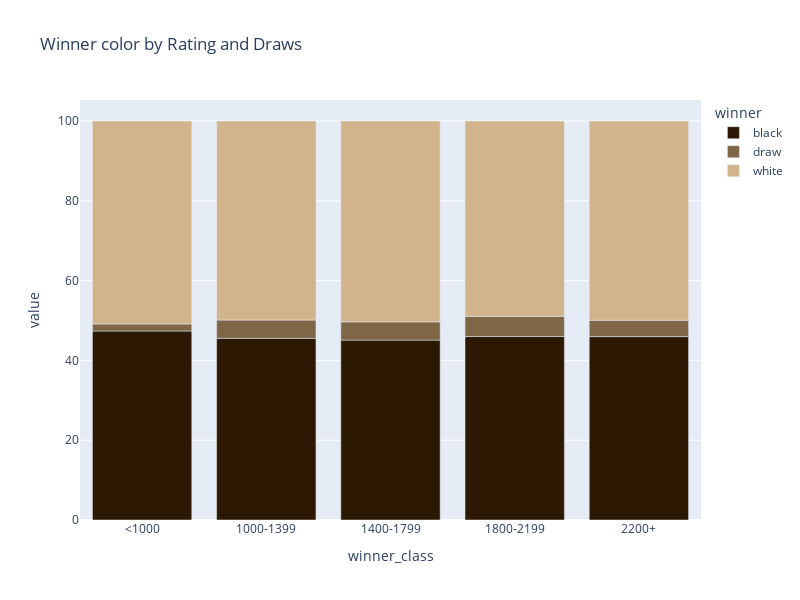

Notebook cell for this chart:
### Code cell
# tabela
win_rates_by_class = df.groupby('winner_class', observed=True)['winner'].value_counts(normalize=True).unstack()

# plotando gráfico
px.bar((win_rates_by_class*100).round(2),
       title='Winner color by Rating and Draws',
       width=800, height=600, 
       # cores
       color='winner', 
       color_discrete_sequence=[colorB, colorD, colorW])

### Figure 1 — Plotly figure (JSON) as saved in the notebook; plotly's stock layout.template omitted (floating-point values rounded to 4 significant figures)
{"data": [{"alignmentgroup": "True", "hovertemplate": "winner=black<br>winner_class=%{x}<br>value=%{y}<extra></extra>", "legendgroup": "black", "marker": {"color": "#2D1803", "pattern": {"shape": ""}}, "name": "black", "offsetgroup": "black", "orientation": "v", "showlegend": true, "textposition": "auto", "type": "bar", "x": ["<1000", "1000-1399", "1400-1799", "1800-2199", "2200+"], "xaxis": "x", "y": [47.37, 45.55, 45.09, 45.98, 45.96], "yaxis": "y"}, {"alignmentgroup": "True", "hovertemplate": "winner=draw<br>winner_class=%{x}<br>value=%{y}<extra></extra>", "legendgroup": "draw", "marker": {"color": "#7F6647", "pattern": {"shape": ""}}, "name": "draw", "offsetgroup": "draw", "orientation": "v", "showlegend": true, "textposition": "auto", "type": "bar", "x": ["<1000", "1000-1399", "1400-1799", "1800-2199", "2200+"], "xaxis": "x", "y": [1.75, 4.57, 4.57, 5.06, 4.1], "yaxis": "y"}, {"alignmentgroup": "True", "hovertemplate": "winner=white<br>winner_class=%{x}<br>value=%{y}<extra></extra>", "legendgroup": "white", "marker": {"color": "#D2B48C", "pattern": {"shape": ""}}, "name": "white", "offsetgroup": "white", "orientation": "v", "showlegend": true, "textposition": "auto", "type": "bar", "x": ["<1000", "1000-1399", "1400-1799", "1800-2199", "2200+"], "xaxis": "x", "y": [50.88, 49.88, 50.34, 48.95, 49.93], "yaxis": "y"}], "layout": {"barmode": "relative", "height": 600, "legend": {"title": {"text": "winner"}, "tracegroupgap": 0}, "title": {"text": "Winner color by Rating and Draws"}, "width": 800, "xaxis": {"anchor": "y", "autorange": true, "domain": [0, 1], "range": [-0.5, 4.5], "title": {"text": "winner_class"}, "type": "category"}, "yaxis": {"anchor": "x", "autorange": true, "domain": [0, 1], "range": [0, 105.3], "title": {"text": "value"}, "type": "linear"}}}
